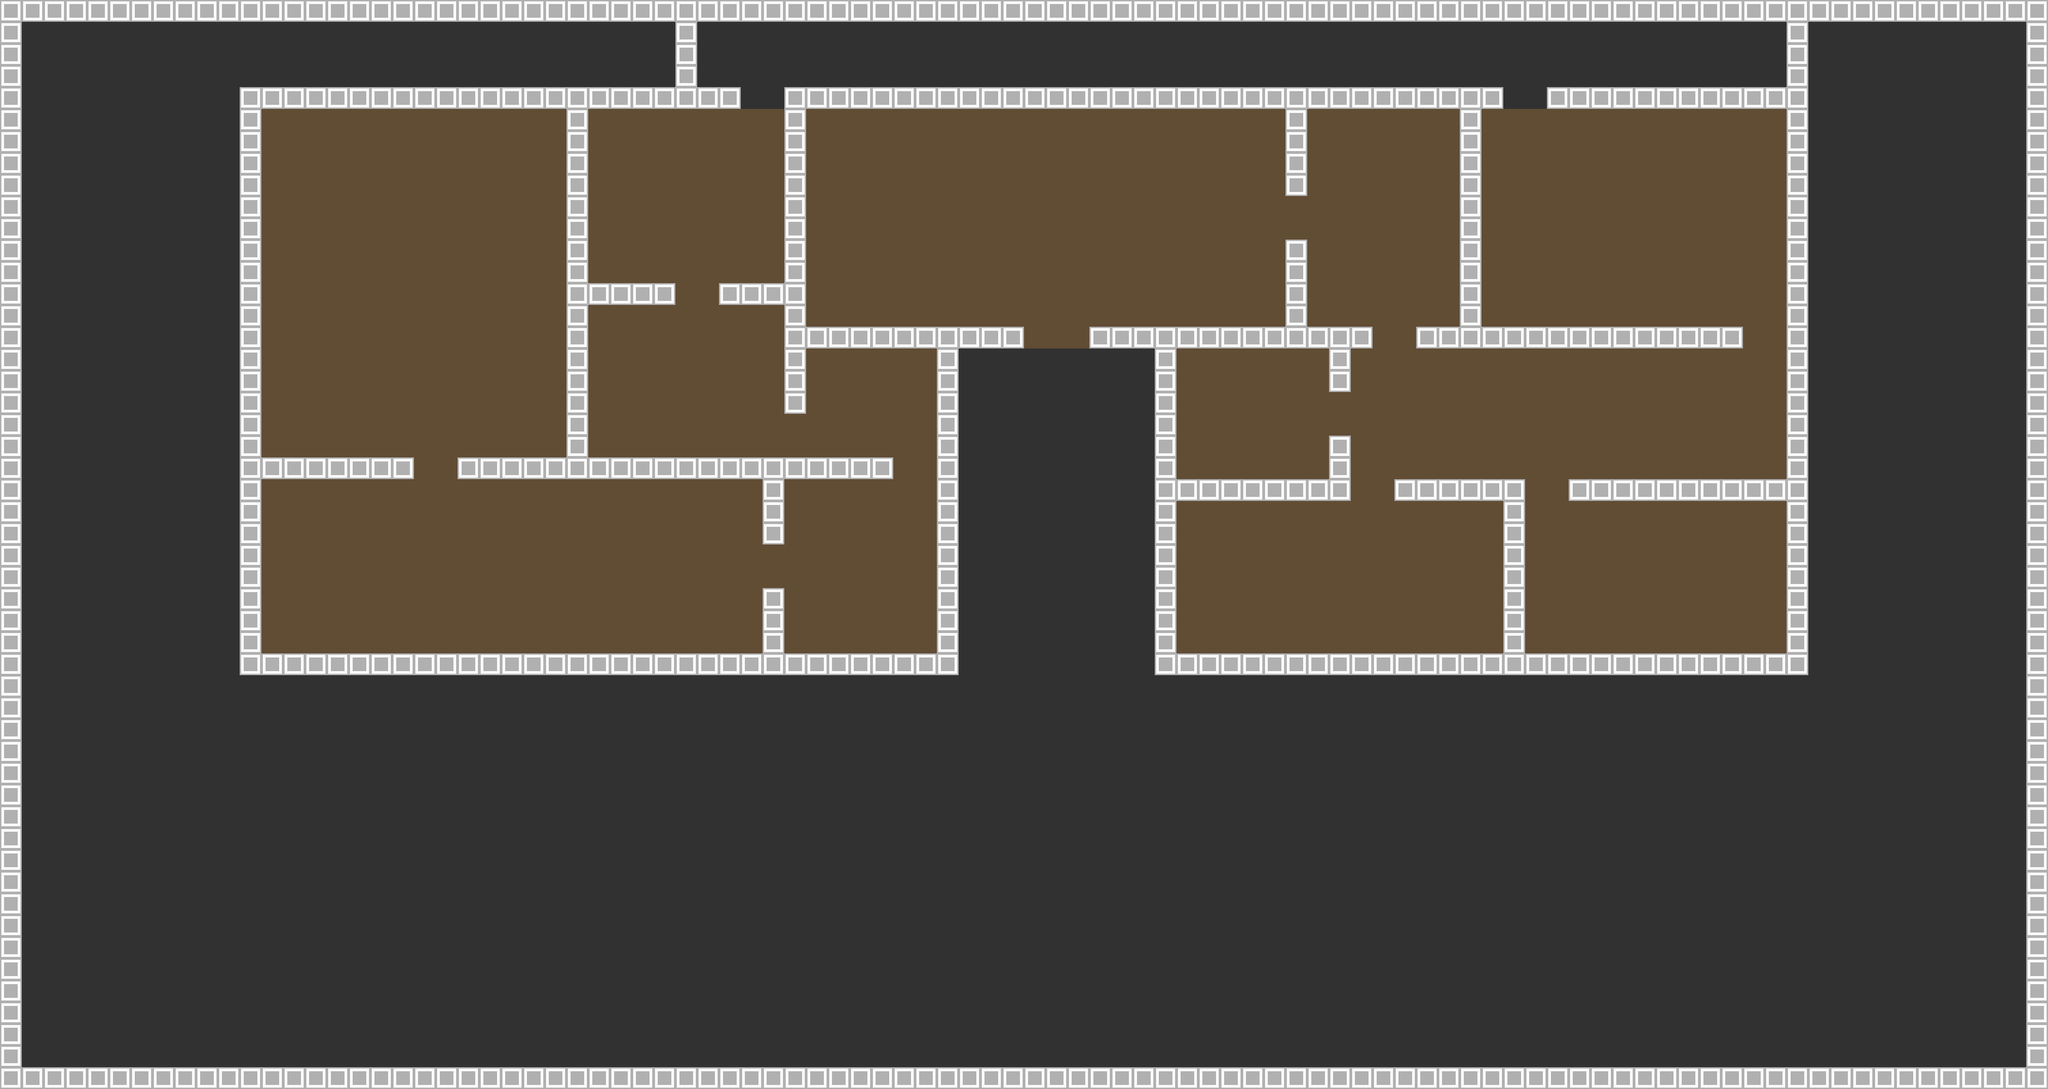

This is a level from a 2D game, rendered from its Tiled map with the project's own tilesets. A one-line summary and the map file follow, with tile-layer data summarised:
An orthogonal 94x50 tile map with 32x32 px tiles, 3 tile layers (ground, floor, walls), 2 tilesets and 38 objects.

<map version="1.2" tiledversion="1.2.1" orientation="orthogonal" renderorder="right-down" width="94" height="50" tilewidth="32" tileheight="32" infinite="0" nextlayerid="9" nextobjectid="140">
 <tileset firstgid="1" source="customset2.tsx" />
 <tileset firstgid="1" source="customset3.tsx" />
 <layer id="4" name="ground" width="94" height="50">
  <data>[4700 cells, 4700 non-empty, 1 distinct tile ids]</data>
 </layer>
 <layer id="6" name="floor" width="94" height="50">
  <data>[4700 cells, 1588 non-empty, 1 distinct tile ids]</data>
 </layer>
 <layer id="5" name="walls" width="94" height="50">
  <data>[4700 cells, 664 non-empty, 2 distinct tile ids]</data>
 </layer>
 <objectgroup id="7" name="collisions">
  <object id="36" x="0" y="0" width="32" height="1568" />
  <object id="38" x="0" y="1568" width="3008" height="32" />
  <object id="39" x="2976" y="32" width="32" height="1536" />
  <object id="40" x="32" y="0" width="2976" height="32" />
  <object id="41" x="352" y="128" width="32" height="864" />
  <object id="42" x="384" y="960" width="1024" height="32" />
  <object id="43" x="1376" y="512" width="32" height="448" />
  <object id="71" x="1696" y="512" width="32" height="480" />
  <object id="76" x="2624" y="160" width="32" height="800" />
  <object id="77" x="1728" y="960" width="928" height="32" />
  <object id="102" x="2272" y="128" width="384" height="32" />
  <object id="111" x="992" y="32" width="32" height="96" />
  <object id="112" x="384" y="128" width="704" height="32" />
  <object id="113" x="832" y="160" width="32" height="512" />
  <object id="114" x="864" y="416" width="128" height="32" />
  <object id="115" x="1056" y="416" width="96" height="32" />
  <object id="116" x="1152" y="128" width="32" height="480" />
  <object id="117" x="1184" y="480" width="320" height="32" />
  <object id="118" x="672" y="672" width="640" height="32" />
  <object id="119" x="1120" y="704" width="32" height="96" />
  <object id="120" x="384" y="672" width="224" height="32" />
  <object id="122" x="1120" y="864" width="32" height="96" />
  <object id="123" x="1600" y="480" width="416" height="32" />
  <object id="124" x="1888" y="352" width="32" height="128" />
  <object id="125" x="1952" y="512" width="32" height="64" />
  <object id="127" x="1952" y="640" width="32" height="96" />
  <object id="128" x="1728" y="704" width="224" height="32" />
  <object id="129" x="2048" y="704" width="192" height="32" />
  <object id="130" x="2208" y="736" width="32" height="224" />
  <object id="131" x="2080" y="480" width="480" height="32" />
  <object id="133" x="2304" y="704" width="320" height="32" />
  <object id="136" x="2144" y="160" width="32" height="320" />
  <object id="137" x="1888" y="160" width="32" height="128" />
  <object id="138" x="1184" y="128" width="1024" height="32" />
  <object id="139" x="1613" y="-87" />
 </objectgroup>
 <objectgroup id="8" name="room1G">
  <object id="107" x="1328" y="262">
   <ellipse />
  </object>
  <object id="108" x="1550" y="252">
   <ellipse />
  </object>
  <object id="109" x="1732" y="256">
   <ellipse />
  </object>
 </objectgroup>
</map>
